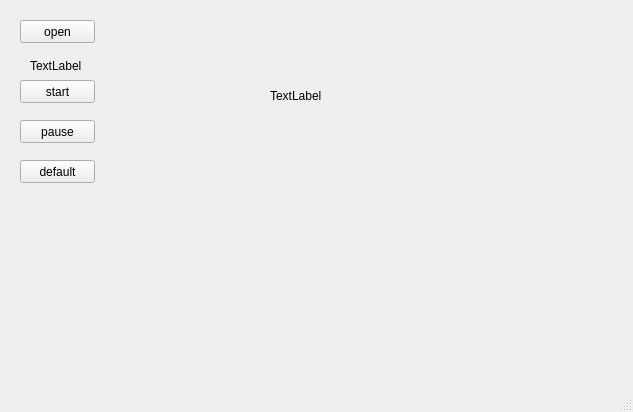
<?xml version="1.0" encoding="UTF-8"?>
<ui version="4.0">
 <class>MainWindow</class>
 <widget class="QMainWindow" name="MainWindow">
  <property name="geometry">
   <rect>
    <x>0</x>
    <y>0</y>
    <width>633</width>
    <height>412</height>
   </rect>
  </property>
  <property name="windowTitle">
   <string>MainWindow</string>
  </property>
  <widget class="QWidget" name="centralwidget">
   <widget class="QLabel" name="label">
    <property name="geometry">
     <rect>
      <x>270</x>
      <y>90</y>
      <width>54</width>
      <height>12</height>
     </rect>
    </property>
    <property name="text">
     <string>TextLabel</string>
    </property>
   </widget>
   <widget class="QPushButton" name="pbOpen">
    <property name="geometry">
     <rect>
      <x>20</x>
      <y>20</y>
      <width>75</width>
      <height>23</height>
     </rect>
    </property>
    <property name="text">
     <string>open</string>
    </property>
   </widget>
   <widget class="QPushButton" name="pb_pause">
    <property name="geometry">
     <rect>
      <x>20</x>
      <y>120</y>
      <width>75</width>
      <height>23</height>
     </rect>
    </property>
    <property name="text">
     <string>pause</string>
    </property>
   </widget>
   <widget class="QPushButton" name="pbStart">
    <property name="geometry">
     <rect>
      <x>20</x>
      <y>80</y>
      <width>75</width>
      <height>23</height>
     </rect>
    </property>
    <property name="text">
     <string>start</string>
    </property>
   </widget>
   <widget class="QPushButton" name="pbdefault">
    <property name="geometry">
     <rect>
      <x>20</x>
      <y>160</y>
      <width>75</width>
      <height>23</height>
     </rect>
    </property>
    <property name="text">
     <string>default</string>
    </property>
   </widget>
   <widget class="QLabel" name="label_2">
    <property name="geometry">
     <rect>
      <x>30</x>
      <y>60</y>
      <width>54</width>
      <height>12</height>
     </rect>
    </property>
    <property name="text">
     <string>TextLabel</string>
    </property>
   </widget>
  </widget>
  <widget class="QMenuBar" name="menubar">
   <property name="geometry">
    <rect>
     <x>0</x>
     <y>0</y>
     <width>633</width>
     <height>23</height>
    </rect>
   </property>
  </widget>
  <widget class="QStatusBar" name="statusbar"/>
 </widget>
 <resources/>
 <connections/>
</ui>
